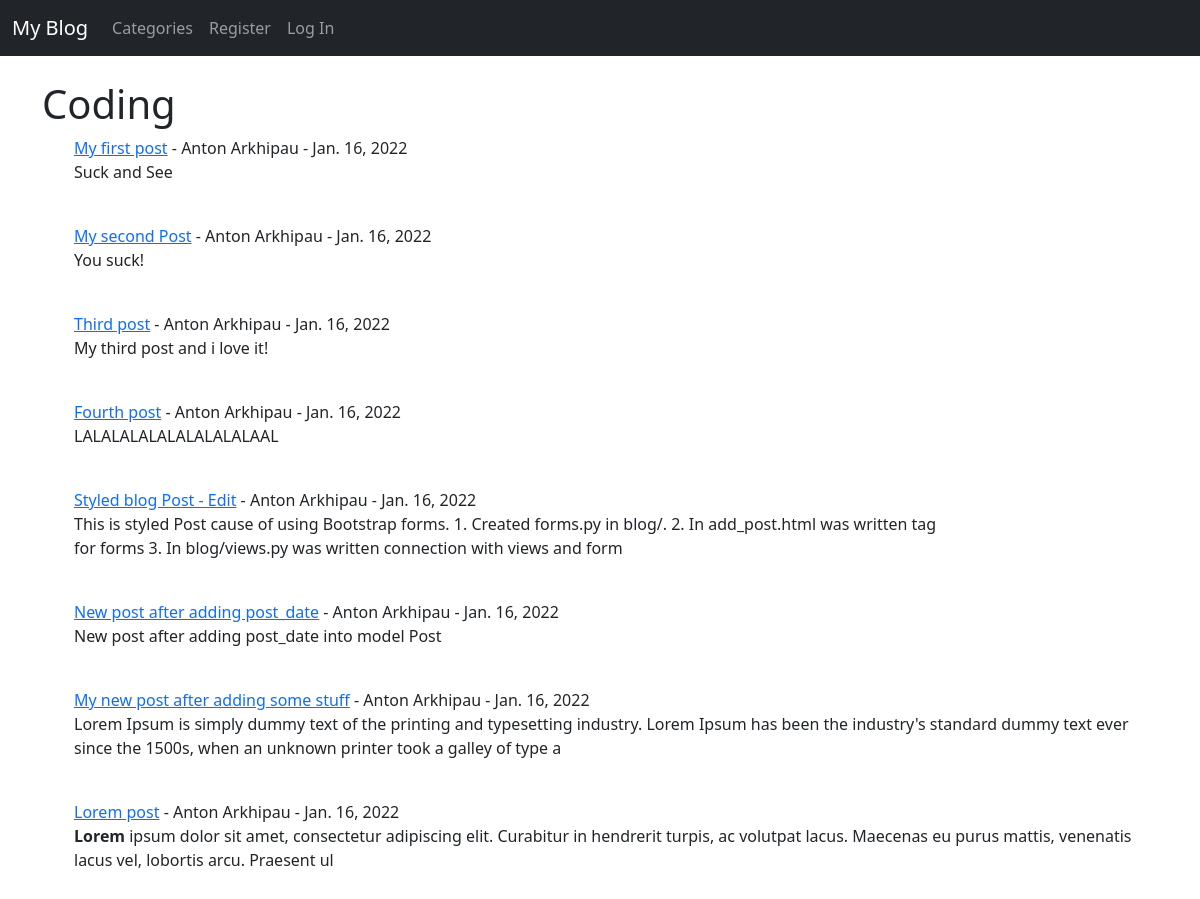
Screenshot of /category/coding with the database file from the repository.
### blog/models.py (models this page shows, shortened)
class Post(models.Model):
    title = models.CharField(max_length=255) # title Поста, текстовый формат с максимальной длиной 255 символов
    title_tag = models.CharField(max_length=255) # отвечает за название вкладки
    author = models.ForeignKey(User, on_delete=models.CASCADE) # внешний ключ для таблицы User, с каскадным удалением
    body = models.TextField()
    post_date = models.DateField(auto_now_add=True)
    category = models.CharField(max_length=255, default="coding") # поле категории для поста с стандарным значением

### blog/views.py (the view)
# urls.py: path('category/<str:categories>', CategoryView, name='category'),
def CategoryView(request, categories):
    category_posts = Post.objects.filter(category=categories)  # в фильтре category- это поле в таблице Post,
    return render(request, 'categories.html', {'categories': categories.title(), 'category_posts': category_posts})

### blog/templates/categories.html (shortened to what this page needs)
{% extends 'base.html' %}
{% block content %}
    <h1>{{categories}}</h1>
{% if category_posts %}
    {% for post in category_posts %}
            <ul><a href='{% url "article_detail" post.pk %}'>{{ post.title }}</a>
        - {{ post.author.first_name }}
         {{ post.author.last_name }}
         - {{post.post_date}}
         <br>
        {{ post.body |slice:"200"|safe }}</ul>
        <br>
    {% endfor %}
{% else %}
Sorry, this categoty does not exist
{% endif %}
{% endblock %}

### rows the page displays
Post: title "My first post", author.first_name "Anton", author.last_name "Arkhipau", post_date "Jan. 16, 2022", body "Suck and See"
Post: title "My second Post", author.first_name "Anton", author.last_name "Arkhipau", post_date "Jan. 16, 2022", body "You suck!"
Post: title "Third post", author.first_name "Anton", author.last_name "Arkhipau", post_date "Jan. 16, 2022", body "My third post and i love it!"
Post: title "Fourth post", author.first_name "Anton", author.last_name "Arkhipau", post_date "Jan. 16, 2022", body "LALALALALALALALALALAAL"
Post: title "Styled blog Post - Edit", author.first_name "Anton", author.last_name "Arkhipau", post_date "Jan. 16, 2022", body "This is styled Post cause of using Bootstrap forms. 1. Created forms.py in blog/. 2. In add_post.html was written tag for forms 3. In blog/views.py was written connection with views and form"
Post: title "New post after adding post_date", author.first_name "Anton", author.last_name "Arkhipau", post_date "Jan. 16, 2022", body "New post after adding post_date into model Post"
Post: title "My new post after adding some stuff", author.first_name "Anton", author.last_name "Arkhipau", post_date "Jan. 16, 2022", body "Lorem Ipsum is simply dummy text of the printing and typesetting industry. Lorem Ipsum has been the industry's standard dummy text ever since the 1500s, when an unknown printer took a galley of type a"
Post: title "Lorem post", author.first_name "Anton", author.last_name "Arkhipau", post_date "Jan. 16, 2022", body "Lorem ipsum dolor sit amet, consectetur adipiscing elit. Curabitur in hendrerit turpis, ac volutpat lacus. Maecenas eu purus mattis, venenatis lacus vel, lobortis arcu. Praesent ul"

### other values shown
{{ categories }} "Coding"
